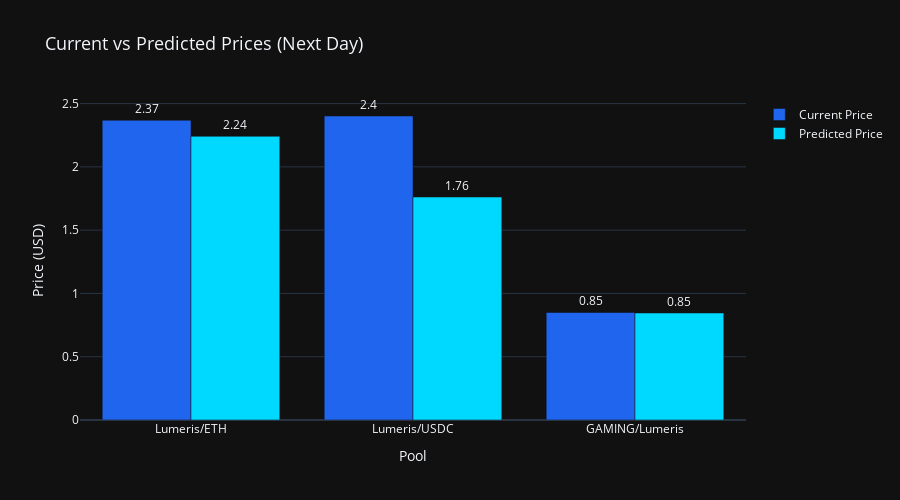

Notebook code for this chart:
### Code cell
# Interactive prediction visualization
fig = go.Figure()

# Current prices
fig.add_trace(go.Bar(
    name='Current Price',
    x=predictions_df['pool_name'],
    y=predictions_df['current_price'],
    marker_color=CYBER_BLUE,
    text=predictions_df['current_price'].round(2),
    textposition='outside'
))

# Predicted prices
fig.add_trace(go.Bar(
    name='Predicted Price',
    x=predictions_df['pool_name'],
    y=predictions_df['predicted_price'],
    marker_color=CYBER_CYAN,
    text=predictions_df['predicted_price'].round(2),
    textposition='outside'
))

fig.update_layout(
    title='Current vs Predicted Prices (Next Day)',
    xaxis_title='Pool',
    yaxis_title='Price (USD)',
    barmode='group',
    height=500,
    template='plotly_dark',
    title_font_size=18
)

fig.show()

### Figure 1 — Plotly figure (JSON) as saved in the notebook; plotly's stock layout.template omitted (floating-point values rounded to 4 significant figures)
{"data": [{"marker": {"color": "#2065ed"}, "name": "Current Price", "text": [2.37, 2.4, 0.85], "textposition": "outside", "type": "bar", "x": ["Lumeris/ETH", "Lumeris/USDC", "GAMING/Lumeris"], "y": [2.368, 2.402, 0.8495]}, {"marker": {"color": "#00d9ff"}, "name": "Predicted Price", "text": [2.24, 1.76, 0.85], "textposition": "outside", "type": "bar", "x": ["Lumeris/ETH", "Lumeris/USDC", "GAMING/Lumeris"], "y": [2.242, 1.762, 0.8455]}], "layout": {"barmode": "group", "height": 500, "title": {"font": {"size": 18}, "text": "Current vs Predicted Prices (Next Day)"}, "xaxis": {"title": {"text": "Pool"}}, "yaxis": {"title": {"text": "Price (USD)"}}}}
